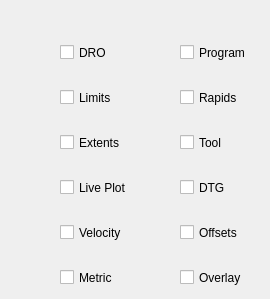
      <widget class="QWidget" name="tab">
       <attribute name="title">
        <string>Plot Options</string>
       </attribute>
       <widget class="QCheckBox" name="view_rapids_cb">
        <property name="geometry">
         <rect>
          <x>180</x>
          <y>85</y>
          <width>81</width>
          <height>25</height>
         </rect>
        </property>
        <property name="text">
         <string>Rapids</string>
        </property>
        <property name="checkable">
         <bool>true</bool>
        </property>
        <property name="checked">
         <bool>false</bool>
        </property>
       </widget>
       <widget class="QCheckBox" name="view_live_plot_cb">
        <property name="geometry">
         <rect>
          <x>60</x>
          <y>175</y>
          <width>81</width>
          <height>25</height>
         </rect>
        </property>
        <property name="text">
         <string>Live Plot</string>
        </property>
        <property name="checked">
         <bool>false</bool>
        </property>
       </widget>
       <widget class="QCheckBox" name="view_velocity_cb">
        <property name="geometry">
         <rect>
          <x>60</x>
          <y>220</y>
          <width>81</width>
          <height>25</height>
         </rect>
        </property>
        <property name="text">
         <string>Velocity</string>
        </property>
        <property name="checked">
         <bool>false</bool>
        </property>
       </widget>
       <widget class="QCheckBox" name="view_overlay_cb">
        <property name="geometry">
         <rect>
          <x>180</x>
          <y>265</y>
          <width>81</width>
          <height>25</height>
         </rect>
        </property>
        <property name="text">
         <string>Overlay</string>
        </property>
        <property name="checkable">
         <bool>true</bool>
        </property>
        <property name="checked">
         <bool>false</bool>
        </property>
       </widget>
       <widget class="QCheckBox" name="view_tool_cb">
        <property name="geometry">
         <rect>
          <x>180</x>
          <y>130</y>
          <width>81</width>
          <height>25</height>
         </rect>
        </property>
        <property name="text">
         <string>Tool</string>
        </property>
        <property name="checkable">
         <bool>true</bool>
        </property>
        <property name="checked">
         <bool>false</bool>
        </property>
       </widget>
       <widget class="QCheckBox" name="view_dtg_cb">
        <property name="geometry">
         <rect>
          <x>180</x>
          <y>175</y>
          <width>81</width>
          <height>25</height>
         </rect>
        </property>
        <property name="text">
         <string>DTG</string>
        </property>
        <property name="checkable">
         <bool>true</bool>
        </property>
        <property name="checked">
         <bool>false</bool>
        </property>
       </widget>
       <widget class="QCheckBox" name="view_offsets_cb">
        <property name="geometry">
         <rect>
          <x>180</x>
          <y>220</y>
          <width>81</width>
          <height>25</height>
         </rect>
        </property>
        <property name="text">
         <string>Offsets</string>
        </property>
        <property name="checkable">
         <bool>true</bool>
        </property>
        <property name="checked">
         <bool>false</bool>
        </property>
       </widget>
       <widget class="QCheckBox" name="view_limits_cb">
        <property name="geometry">
         <rect>
          <x>60</x>
          <y>85</y>
          <width>81</width>
          <height>25</height>
         </rect>
        </property>
        <property name="text">
         <string>Limits</string>
        </property>
        <property name="checked">
         <bool>false</bool>
        </property>
       </widget>
       <widget class="QCheckBox" name="view_dro_cb">
        <property name="geometry">
         <rect>
          <x>60</x>
          <y>40</y>
          <width>81</width>
          <height>25</height>
         </rect>
        </property>
        <property name="text">
         <string>DRO</string>
        </property>
       </widget>
       <widget class="QCheckBox" name="view_extents_option_cb">
        <property name="geometry">
         <rect>
          <x>60</x>
          <y>130</y>
          <width>81</width>
          <height>25</height>
         </rect>
        </property>
        <property name="text">
         <string>Extents</string>
        </property>
        <property name="checked">
         <bool>false</bool>
        </property>
       </widget>
       <widget class="QCheckBox" name="view_metric_units_cb">
        <property name="geometry">
         <rect>
          <x>60</x>
          <y>265</y>
          <width>81</width>
          <height>25</height>
         </rect>
        </property>
        <property name="text">
         <string>Metric</string>
        </property>
        <property name="checked">
         <bool>false</bool>
        </property>
       </widget>
       <widget class="QCheckBox" name="view_program_cb">
        <property name="geometry">
         <rect>
          <x>180</x>
          <y>40</y>
          <width>81</width>
          <height>25</height>
         </rect>
        </property>
        <property name="text">
         <string>Program</string>
        </property>
        <property name="checkable">
         <bool>true</bool>
        </property>
        <property name="checked">
         <bool>false</bool>
        </property>
       </widget>
      </widget>
